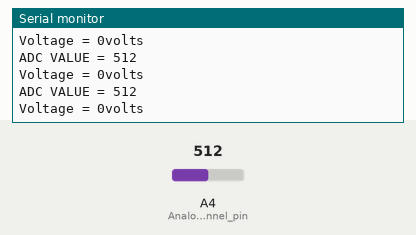
This sketch was run on a simulated Arduino Uno, built with avr-gcc and run on an emulated ATmega328P. On the bench: the last lines printed to the serial monitor. The test bench sets the inputs (shaded band); at power-on: A4 (Analog_channel_pin) = 512.

Above: at 1.2 s.
1.3 s: A4 (Analog_channel_pin) set to 716
At 1.31 s:
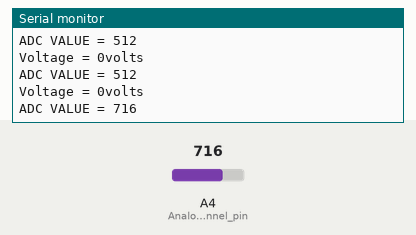
2.8 s: A4 (Analog_channel_pin) set to 900
At 2.82 s:
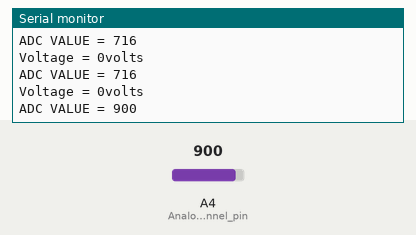
Timing chart, 0 to 5.8 s (numbered marks = the images above; inputs shaded):
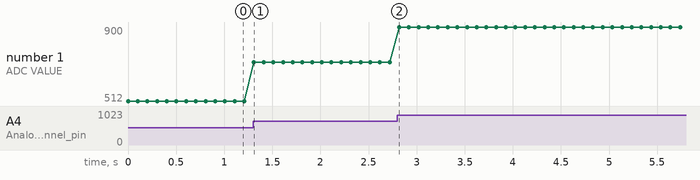

Measured:
- after the input at 1.3 s, the serial monitor: prints a new line at once (image 1)
- after the input at 2.8 s, the serial monitor: prints a new line at once (image 2)
- plotted number 1: 512 → 716 after the input at 1.3 s, 716 → 900 after the input at 2.8 s

The sketch:

analog_minimal.ino
```cpp
const int Analog_channel_pin= 4; //15
int ADC_VALUE = 0;
int voltage_value = 0;
void setup()
{
Serial.begin(115200);
}
void loop()
{
ADC_VALUE = analogRead(Analog_channel_pin);
Serial.print("ADC VALUE = ");
Serial.println(ADC_VALUE);
voltage_value = (ADC_VALUE * 3.3 ) / (4095);
Serial.print("Voltage = ");
Serial.print(voltage_value);
Serial.println("volts");
delay(100);
}
```
